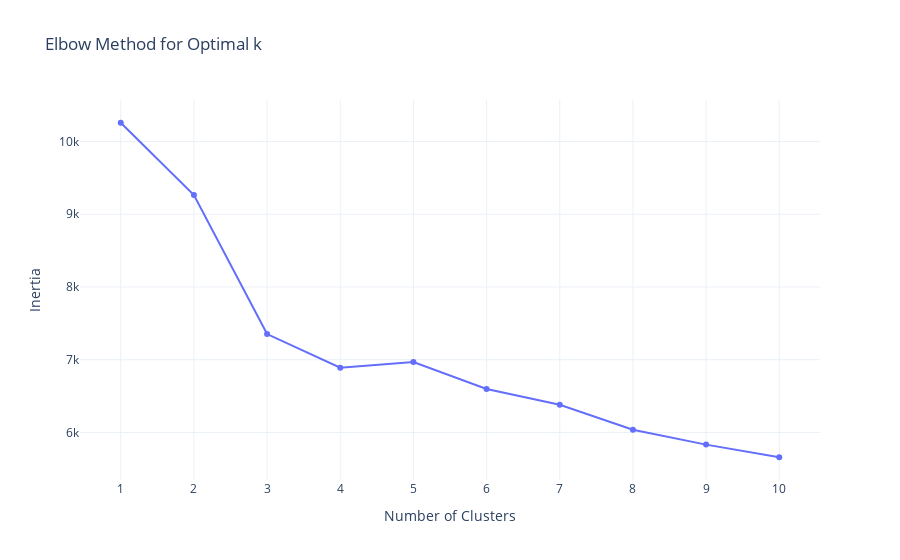

The notebook cell saved with this chart:
### Code cell
# Calculate inertia for k from 1 to 10
inertia = []
k_range = range(1, 11)

for k in k_range:
    kmeans = KMeans(n_clusters=k, random_state=42)
    kmeans.fit(rest_df_pd)
    inertia.append(kmeans.inertia_)

# Create a DataFrame for Plotly
elbow_df = pd.DataFrame({
    "k": list(k_range),
    "inertia": inertia
})

# Create interactive elbow plot
fig = px.line(elbow_df, x="k", y="inertia", markers=True,
              title="Elbow Method for Optimal k",
              labels={"k": "Number of Clusters", "inertia": "Inertia"})

fig.update_layout(xaxis=dict(dtick=1), template="plotly_white")
fig.show()

### Figure 1 — Plotly figure (JSON) as saved in the notebook; plotly's stock layout.template omitted (floating-point values rounded to 4 significant figures)
{"data": [{"hovertemplate": "Number of Clusters=%{x}<br>Inertia=%{y}<extra></extra>", "legendgroup": "", "line": {"color": "#636efa", "dash": "solid"}, "marker": {"symbol": "circle"}, "mode": "lines+markers", "name": "", "orientation": "v", "showlegend": false, "type": "scatter", "x": [1, 2, 3, 4, 5, 6, 7, 8, 9, 10], "xaxis": "x", "y": [10260.0, 9264.0, 7352.0, 6890.0, 6969.0, 6596.0, 6379.0, 6036.0, 5832.0, 5658.0], "yaxis": "y"}], "layout": {"legend": {"tracegroupgap": 0}, "title": {"text": "Elbow Method for Optimal k"}, "xaxis": {"anchor": "y", "domain": [0, 1], "dtick": 1, "title": {"text": "Number of Clusters"}}, "yaxis": {"anchor": "x", "domain": [0, 1], "title": {"text": "Inertia"}}}}
